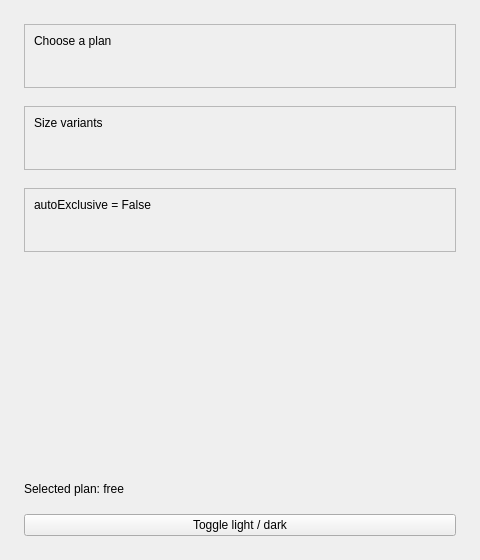
<?xml version="1.0" encoding="UTF-8"?>
<ui version="4.0">
 <class>MainWindow</class>
 <widget class="QMainWindow" name="MainWindow">
  <property name="geometry">
   <rect>
    <x>0</x>
    <y>0</y>
    <width>480</width>
    <height>560</height>
   </rect>
  </property>
  <property name="windowTitle">
   <string>QCustomRadioButton</string>
  </property>
  <widget class="QWidget" name="centralwidget">
   <layout class="QVBoxLayout" name="mainLayout">
    <property name="spacing">
     <number>18</number>
    </property>
    <property name="leftMargin">
     <number>24</number>
    </property>
    <property name="topMargin">
     <number>24</number>
    </property>
    <property name="rightMargin">
     <number>24</number>
    </property>
    <property name="bottomMargin">
     <number>24</number>
    </property>
    <item>
     <widget class="QFrame" name="planCard">
      <property name="frameShape">
       <enum>QFrame::StyledPanel</enum>
      </property>
      <layout class="QVBoxLayout" name="planCardLayout">
       <property name="spacing">
        <number>10</number>
       </property>
       <item>
        <widget class="QLabel" name="planHeading">
         <property name="text">
          <string>Choose a plan</string>
         </property>
        </widget>
       </item>
       <item>
        <widget class="QWidget" name="plansBox" native="true">
         <layout class="QVBoxLayout" name="plansBoxLayout">
          <property name="spacing">
           <number>10</number>
          </property>
          <property name="leftMargin">
           <number>0</number>
          </property>
          <property name="topMargin">
           <number>0</number>
          </property>
          <property name="rightMargin">
           <number>0</number>
          </property>
          <property name="bottomMargin">
           <number>0</number>
          </property>
          <item>
           <widget class="QCustomRadioButton" name="radioPlanFree">
            <property name="text" stdset="0">
             <string notr="true">Community - free forever</string>
            </property>
            <property name="value" stdset="0">
             <string notr="true">free</string>
            </property>
            <property name="checked" stdset="0">
             <bool>true</bool>
            </property>
           </widget>
          </item>
          <item>
           <widget class="QCustomRadioButton" name="radioPlanPro">
            <property name="text" stdset="0">
             <string notr="true">Pro - $12/month</string>
            </property>
            <property name="value" stdset="0">
             <string notr="true">pro</string>
            </property>
           </widget>
          </item>
          <item>
           <widget class="QCustomRadioButton" name="radioPlanStudio">
            <property name="text" stdset="0">
             <string notr="true">Studio - $29/month</string>
            </property>
            <property name="value" stdset="0">
             <string notr="true">studio</string>
            </property>
           </widget>
          </item>
         </layout>
        </widget>
       </item>
      </layout>
     </widget>
    </item>
    <item>
     <widget class="QFrame" name="sizeCard">
      <property name="frameShape">
       <enum>QFrame::StyledPanel</enum>
      </property>
      <layout class="QVBoxLayout" name="sizeCardLayout">
       <property name="spacing">
        <number>10</number>
       </property>
       <item>
        <widget class="QLabel" name="sizeHeading">
         <property name="text">
          <string>Size variants</string>
         </property>
        </widget>
       </item>
       <item>
        <widget class="QWidget" name="sizesBox" native="true">
         <layout class="QHBoxLayout" name="sizesBoxLayout">
          <property name="spacing">
           <number>24</number>
          </property>
          <property name="leftMargin">
           <number>0</number>
          </property>
          <property name="topMargin">
           <number>0</number>
          </property>
          <property name="rightMargin">
           <number>0</number>
          </property>
          <property name="bottomMargin">
           <number>0</number>
          </property>
          <item>
           <widget class="QCustomRadioButton" name="radioSizeSm">
            <property name="text" stdset="0">
             <string notr="true">sm</string>
            </property>
            <property name="value" stdset="0">
             <string notr="true">sm</string>
            </property>
            <property name="sizeVariant" stdset="0">
             <string notr="true">sm</string>
            </property>
           </widget>
          </item>
          <item>
           <widget class="QCustomRadioButton" name="radioSizeMd">
            <property name="text" stdset="0">
             <string notr="true">md</string>
            </property>
            <property name="value" stdset="0">
             <string notr="true">md</string>
            </property>
            <property name="sizeVariant" stdset="0">
             <string notr="true">md</string>
            </property>
            <property name="checked" stdset="0">
             <bool>true</bool>
            </property>
           </widget>
          </item>
          <item>
           <widget class="QCustomRadioButton" name="radioSizeLg">
            <property name="text" stdset="0">
             <string notr="true">lg</string>
            </property>
            <property name="value" stdset="0">
             <string notr="true">lg</string>
            </property>
            <property name="sizeVariant" stdset="0">
             <string notr="true">lg</string>
            </property>
           </widget>
          </item>
          <item>
           <spacer name="sizesSpacer">
            <property name="orientation">
             <enum>Qt::Horizontal</enum>
            </property>
            <property name="sizeHint" stdset="0">
             <size>
              <width>40</width>
              <height>20</height>
             </size>
            </property>
           </spacer>
          </item>
         </layout>
        </widget>
       </item>
      </layout>
     </widget>
    </item>
    <item>
     <widget class="QFrame" name="looseCard">
      <property name="frameShape">
       <enum>QFrame::StyledPanel</enum>
      </property>
      <layout class="QVBoxLayout" name="looseCardLayout">
       <property name="spacing">
        <number>10</number>
       </property>
       <item>
        <widget class="QLabel" name="looseHeading">
         <property name="text">
          <string>autoExclusive = False</string>
         </property>
        </widget>
       </item>
       <item>
        <widget class="QWidget" name="looseBox" native="true">
         <layout class="QHBoxLayout" name="looseBoxLayout">
          <property name="spacing">
           <number>24</number>
          </property>
          <property name="leftMargin">
           <number>0</number>
          </property>
          <property name="topMargin">
           <number>0</number>
          </property>
          <property name="rightMargin">
           <number>0</number>
          </property>
          <property name="bottomMargin">
           <number>0</number>
          </property>
          <item>
           <widget class="QCustomRadioButton" name="radioLooseA">
            <property name="text" stdset="0">
             <string notr="true">Independent A</string>
            </property>
            <property name="autoExclusive" stdset="0">
             <bool>false</bool>
            </property>
           </widget>
          </item>
          <item>
           <widget class="QCustomRadioButton" name="radioLooseB">
            <property name="text" stdset="0">
             <string notr="true">Independent B</string>
            </property>
            <property name="autoExclusive" stdset="0">
             <bool>false</bool>
            </property>
           </widget>
          </item>
          <item>
           <spacer name="looseSpacer">
            <property name="orientation">
             <enum>Qt::Horizontal</enum>
            </property>
            <property name="sizeHint" stdset="0">
             <size>
              <width>40</width>
              <height>20</height>
             </size>
            </property>
           </spacer>
          </item>
         </layout>
        </widget>
       </item>
      </layout>
     </widget>
    </item>
    <item>
     <spacer name="mainSpacer">
      <property name="orientation">
       <enum>Qt::Vertical</enum>
      </property>
      <property name="sizeHint" stdset="0">
       <size>
        <width>20</width>
        <height>40</height>
       </size>
      </property>
     </spacer>
    </item>
    <item>
     <widget class="QLabel" name="statusLabel">
      <property name="text">
       <string>Selected plan: free</string>
      </property>
     </widget>
    </item>
    <item>
     <widget class="QPushButton" name="themeButton">
      <property name="text">
       <string>Toggle light / dark</string>
      </property>
      <property name="cursor">
       <cursorShape>PointingHandCursor</cursorShape>
      </property>
     </widget>
    </item>
   </layout>
  </widget>
 </widget>
 <customwidgets>
  <customwidget>
   <class>QCustomRadioButton</class>
   <extends>QWidget</extends>
   <header location="global">Custom_Widgets.QCustomRadioButton.h</header>
  </customwidget>
 </customwidgets>
 <resources/>
 <connections/>
</ui>
